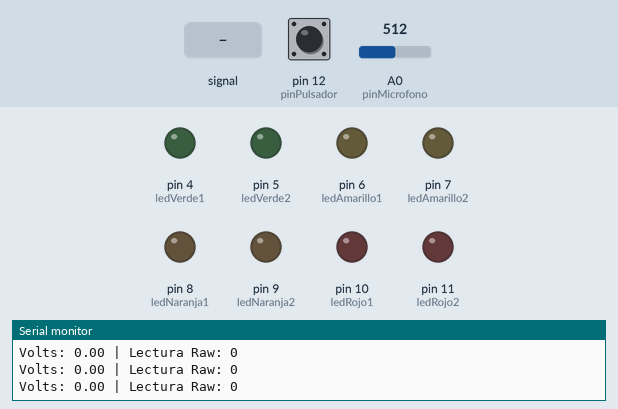
This sketch was run on a simulated Arduino Uno, built with avr-gcc and run on an emulated ATmega328P. Parts: output pins drawn as LEDs (lit = HIGH), the last lines printed to the serial monitor. Dashed ring = blinking. Inputs (shaded band) come from the test bench; at power-on: pin 12 (pinPulsador) LOW, A0 (pinMicrofono) = 512.

Above: at 1.2 s.
1.3 s: pin 12 (pinPulsador) pulled HIGH for 3.2 s
At 2.3 s:
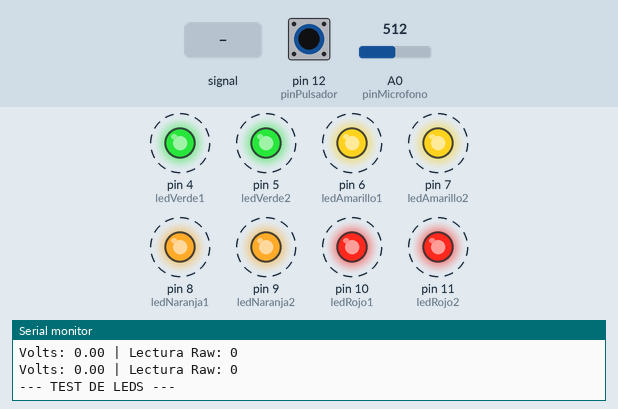
6.0 s: A0 (pinMicrofono) fed a 200 Hz sine of ±81 counts around its level
At 6.8 s:
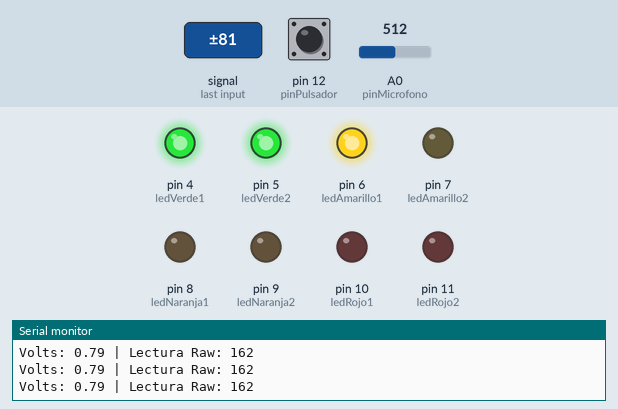
7.7 s: A0 (pinMicrofono) set to 716
At 7.87 s:
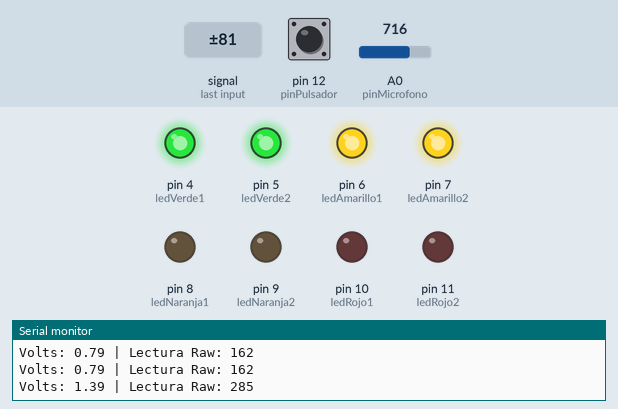
9.5 s: A0 (pinMicrofono) fed a 1000 Hz sine of ±255 counts around its level
At 9.9 s:
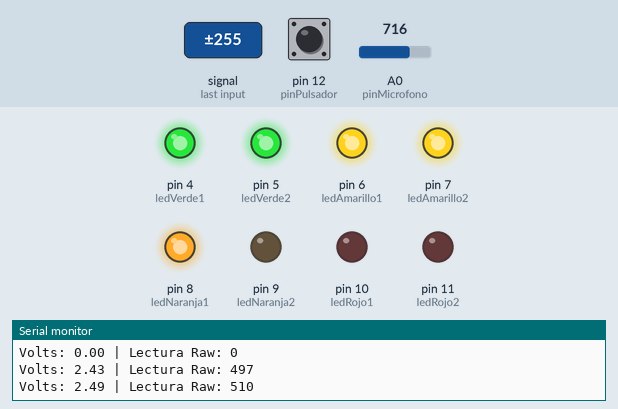
11.0 s: A0 (pinMicrofono) fed a 50 Hz sine of ±306 counts around its level
At 11.8 s:
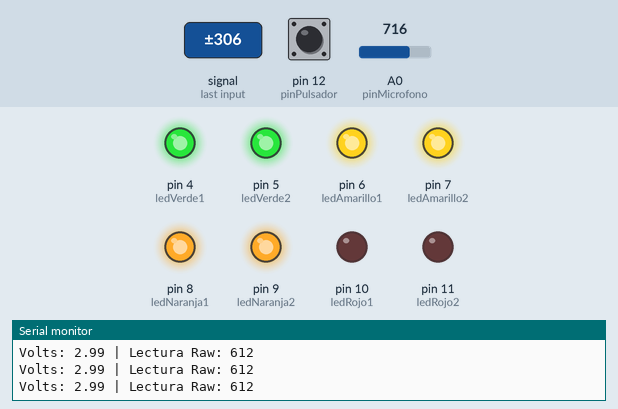
12.7 s: A0 (pinMicrofono) set to 122
At 12.87 s:
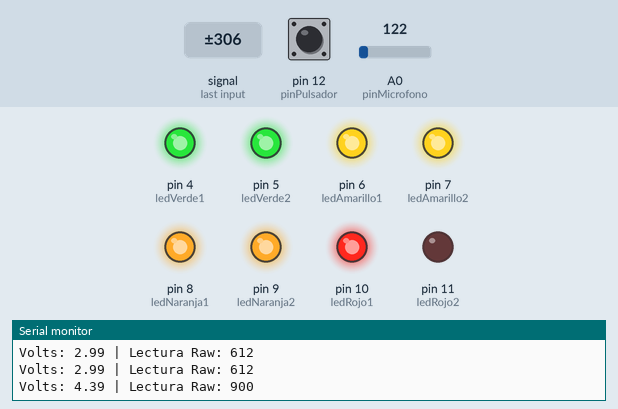
Timing chart, 0 to 15.5 s (numbered marks = the images above; inputs shaded):
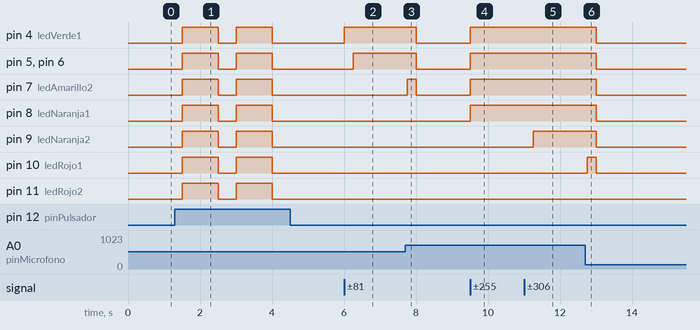

Measured:
- after the input at 1.3 s, pin 4 (ledVerde1), pin 5 (ledVerde2), pin 6 (ledAmarillo1), pin 7 (ledAmarillo2), pin 8 (ledNaranja1), pin 9 (ledNaranja2), pin 10 (ledRojo1), pin 11 (ledRojo2): alternates HIGH for 1.0 s and LOW for 0.50 s, 4 changes in all, then stays LOW, starting after 0.20 s
- after the input at 6.0 s, pin 4 (ledVerde1): LOW → HIGH at once; pin 5 (ledVerde2), pin 6 (ledAmarillo1): LOW → HIGH after 0.25 s
- after the input at 7.7 s, pin 4 (ledVerde1), pin 5 (ledVerde2), pin 6 (ledAmarillo1): HIGH → LOW after 0.30 s; pin 7 (ledAmarillo2): LOW → HIGH after 0.05 s, → LOW 0.25 s later
- after the input at 9.5 s, pin 4 (ledVerde1), pin 5 (ledVerde2), pin 6 (ledAmarillo1), pin 7 (ledAmarillo2), pin 8 (ledNaranja1): LOW → HIGH at once
- after the input at 11.0 s, pin 9 (ledNaranja2): LOW → HIGH after 0.25 s
- after the input at 12.7 s, pin 4 (ledVerde1), pin 5 (ledVerde2), pin 6 (ledAmarillo1), pin 7 (ledAmarillo2), pin 8 (ledNaranja1), pin 9 (ledNaranja2): HIGH → LOW after 0.30 s; pin 10 (ledRojo1): LOW → HIGH after 0.05 s, → LOW 0.25 s later

The sketch:

Vm-V.2.ino
```cpp
// --- DEFINICIÓN DE PINES ---
const int ledVerde1 = 4;
const int ledVerde2 = 5;
const int ledAmarillo1 = 6;
const int ledAmarillo2 = 7;
const int ledNaranja1 = 8;
const int ledNaranja2 = 9;
const int ledRojo1 = 10;
const int ledRojo2 = 11;

const int pinPulsador = 12;
const int pinMicrofono = A0;

// --- VARIABLES ---
const int sampleWindow = 250; // Ventana de muestra en ms (50ms = 20Hz)
unsigned int sample;

void setup() {
  // Configurar LEDs
  pinMode(ledVerde1, OUTPUT);
  pinMode(ledVerde2, OUTPUT);
  pinMode(ledAmarillo1, OUTPUT);
  pinMode(ledAmarillo2, OUTPUT);
  pinMode(ledNaranja1, OUTPUT);
  pinMode(ledNaranja2, OUTPUT);
  pinMode(ledRojo1, OUTPUT);
  pinMode(ledRojo2, OUTPUT);

  // Configurar Pulsador
  pinMode(pinPulsador, INPUT); // Asegúrate de tener una resistencia Pulldown o usa INPUT_PULLUP

  Serial.begin(9600);
}

void loop() {
  // 1. Verificar botón de prueba
  if (digitalRead(pinPulsador) == HIGH) {
    pruebaLeds();
    return;
  }

  // 2. MEDICIÓN DE SONIDO (Algoritmo Pico a Pico)
  unsigned long startMillis = millis();
  unsigned int peakToPeak = 0;
  unsigned int signalMax = 0;
  unsigned int signalMin = 1024;

  // Recolectar datos durante 50ms
  while (millis() - startMillis < sampleWindow) {
      sample = analogRead(pinMicrofono);
      if (sample < 1024) {
          if (sample > signalMax) {
             signalMax = sample;
          }
          else if (sample < signalMin) {
             signalMin = sample;
          }
      }
  }

  peakToPeak = signalMax - signalMin;  // Amplitud de la onda

  // Convertir a Voltios (aprox) para depuración
  double volts = (peakToPeak * 5.0) / 1024;

  // Imprimir para calibrar
  Serial.print("Volts: ");
  Serial.print(volts);
  Serial.print(" | Lectura Raw: ");
  Serial.println(peakToPeak);

  // 3. ACTUALIZAR LEDS
  // Nota: Debes ajustar estos valores "Raw" según tu ruido ambiente.
  // He puesto valores estimados para un micrófono electret estándar.
  actualizarLeds(peakToPeak);
}

// Función corregida para usar la lectura Pico a Pico (0 a 1023)
void actualizarLeds(int lecturaRaw) {
  // Apagar todo primero
  digitalWrite(ledVerde1, LOW);
  digitalWrite(ledVerde2, LOW);
  digitalWrite(ledAmarillo1, LOW);
  digitalWrite(ledAmarillo2, LOW);
  digitalWrite(ledNaranja1, LOW);
  digitalWrite(ledNaranja2, LOW);
  digitalWrite(ledRojo1, LOW);
  digitalWrite(ledRojo2, LOW);

  // Umbrales basados en la amplitud de la onda (ajustar experimentalmente)
  // Un susurro puede ser 20-50, hablar normal 100-300, gritar > 500
  if (lecturaRaw >= 30) digitalWrite(ledVerde1, HIGH);
  if (lecturaRaw >= 80) digitalWrite(ledVerde2, HIGH);
  if (lecturaRaw >= 150) digitalWrite(ledAmarillo1, HIGH);
  if (lecturaRaw >= 250) digitalWrite(ledAmarillo2, HIGH);
  if (lecturaRaw >= 400) digitalWrite(ledNaranja1, HIGH);
  if (lecturaRaw >= 600) digitalWrite(ledNaranja2, HIGH);
  if (lecturaRaw >= 800) digitalWrite(ledRojo1, HIGH);
  if (lecturaRaw >= 950) digitalWrite(ledRojo2, HIGH);
}

void pruebaLeds() {
  Serial.println("--- TEST DE LEDS ---");
  // Encender todos
  digitalWrite(ledVerde1, HIGH);
  digitalWrite(ledVerde2, HIGH);
  digitalWrite(ledAmarillo1, HIGH);
  digitalWrite(ledAmarillo2, HIGH);
  digitalWrite(ledNaranja1, HIGH);
  digitalWrite(ledNaranja2, HIGH);
  digitalWrite(ledRojo1, HIGH);
  digitalWrite(ledRojo2, HIGH);
  delay(1000);

  // Apagar todos
  digitalWrite(ledVerde1, LOW);
  digitalWrite(ledVerde2, LOW);
  digitalWrite(ledAmarillo1, LOW);
  digitalWrite(ledAmarillo2, LOW);
  digitalWrite(ledNaranja1, LOW);
  digitalWrite(ledNaranja2, LOW);
  digitalWrite(ledRojo1, LOW);
  digitalWrite(ledRojo2, LOW);
  delay(500);
}
```
